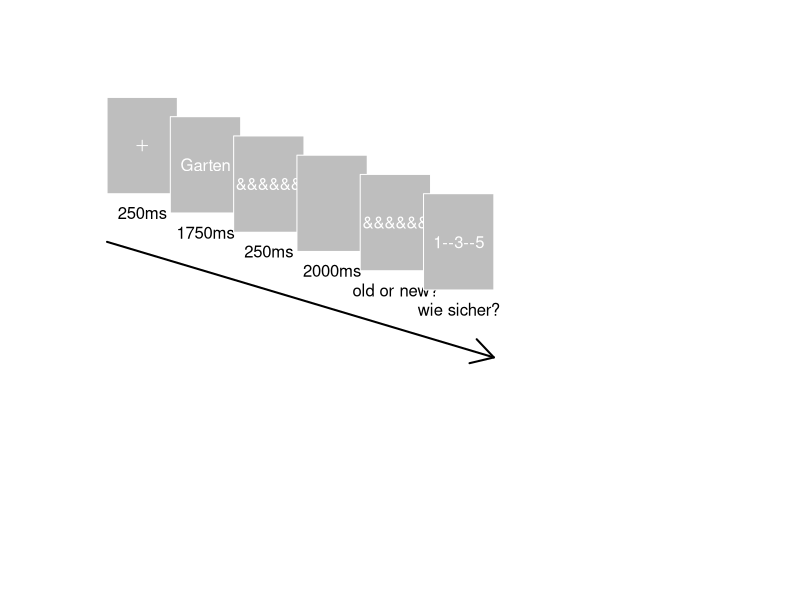

Source code (R):
## ---- chunk 1
#plot the transparent background
plot(c(0,178),c(60,100),t='n',axes=F,ann=F)
#loop over each screen
for (rectI in 1:6){ #change to N screens
  #change plotting coordinates in each iteration, so commands lateron can use the same variables for plotting
  if (rectI == 1){
    xleft = 0; ybot = 90; xright = 20; ytop = 100
    back1=xleft;back2=ybot
  } else {
    xleft = xleft + 18
    ybot = ybot -2
    xright = xright+18
    ytop = ytop - 2
  }
  #plot the gray box for the current screen
  rect(xleft,ybot,xright,ytop,col='gray',border='white')
  #Now, there are several if statements for the different iterations (=screens). Just adjust them to whatever needed.
  if (rectI %in% c(3)){
    text(xleft+((xright-xleft)/2),ybot+((ytop-ybot)/2),labels='&&&&&&',col='white')
    text(xleft+((xright-xleft)/2),ybot+((ytop-ybot)/2)-7,labels='250ms')  }
  if (rectI ==1){
    points(xleft+((xright-xleft)/2),ybot+((ytop-ybot)/2),t='p',col='white',bg='white',pch=3)
    text(xleft+((xright-xleft)/2),ybot+((ytop-ybot)/2)-7,labels='250ms')
  }
  if (rectI%in%c(2)){
    text(xleft+((xright-xleft)/2),ybot+((ytop-ybot)/2),labels='Garten',col='white')
    text(xleft+((xright-xleft)/2),ybot+((ytop-ybot)/2)-7,labels='1750ms')
  }
  if (rectI==8){
    text(xleft+((xright-xleft)/2),ybot+((ytop-ybot)/2)-7,labels='250ms')
  }
  if (rectI %in% c(4,7)){
    text(xleft+((xright-xleft)/2),ybot+((ytop-ybot)/2)-7,labels='2000ms')
  }
    if (rectI %in% c(5)){
    text(xleft+((xright-xleft)/2),ybot+((ytop-ybot)/2),labels='&&&&&&',col='white')
    text(xleft+((xright-xleft)/2),ybot+((ytop-ybot)/2)-7,labels='old or new?')  }
    if (rectI %in% c(6)){
    text(xleft+((xright-xleft)/2),ybot+((ytop-ybot)/2),labels='1--3--5',col='white')
    text(xleft+((xright-xleft)/2),ybot+((ytop-ybot)/2)-7,labels='wie sicher?')  }
  if (rectI == 9){
    rect(xleft+3,ybot+6,xright-3,ytop-6,col='gray',border='white')
    x0 <- xleft+((xright-xleft)/2)
    y0 <- ybot+((ytop-ybot)/2)
    points(seq(x0-4,x0+4,2),rep(y0,5),t='p',col=c('white','green','white','white','white'),bg='white',pch=16)
  }
  if (rectI==10){
    text(xleft+((xright-xleft)/2),ybot+((ytop-ybot)/2)-7,labels='1.5-2s')
  }
  
}
#Plot an arrow underneath the screens
arrows(back1,back2-5,xright,ybot-7,lwd=2)
